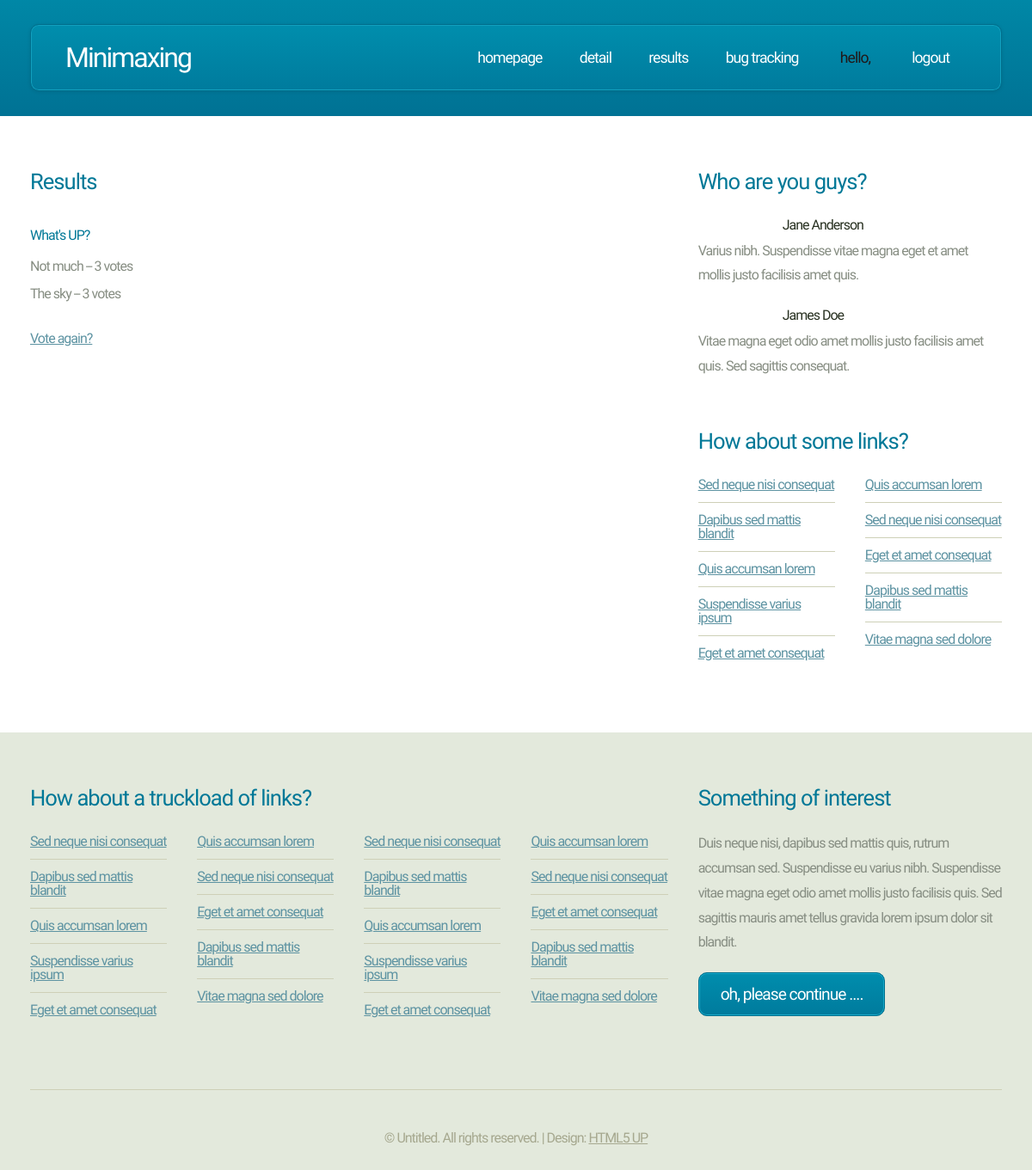
The page /main/1/results/ (signed in) on the database its author committed.
### main/models.py (models this page shows, shortened)
class Question(models.Model):
    question_text = models.CharField(max_length=200)
    pub_date = models.DateTimeField('date published')

class Choice(models.Model):
    question = models.ForeignKey(Question, on_delete=models.CASCADE)
    choice_text = models.CharField(max_length=200)
    votes = models.IntegerField(default=0)

### main/views.py (the view)
# urls.py: path('<int:pk>/results/', views.ResultsView.as_view(), name='results'),
class ResultsView(generic.DetailView):
    model = Question
    template_name = 'main/results.html'

### main/templates/main/results.html (shortened to what this page needs)
{% load static %}
<!DOCTYPE HTML>
<html>
	<head>
		<link rel="stylesheet" href="{% static '\main\assets\css\main.css' %}">
	</head>
	<body>
		<div id="page-wrapper">
				<div id="header-wrapper">
					<div class="container">
						<div class="row">
							<div class="col-12">
								<header id="header">
									<h1><a href="\main\" id="logo">Minimaxing</a></h1>
									<nav id="nav">
										<a href="\main\">Homepage</a>
  								<a href="{% url 'main:detail' question.id %}">Detail</a>
  								<a href="{% url 'main:results' question.id %}">Results</a>
										<a href="\main\bugtracker\">Bug Tracking</a>
																				{% if user.is_authenticated %}
										<b>Hello, {{user.first_name}}</b>
										<a href="\accounts\logout\">Logout</a>
										{% else %}
										<a href="\accounts\login\">Login</a>
										<a href="\accounts\register\">Register</a>
										{% endif %}
									</nav>
								</header>
							</div>
						</div>
					</div>
				</div>
			{% if user.is_authenticated %}
				<div id="main">
					<div class="container">
						<div class="row main-row">
							<div class="col-8 col-12-medium">
								<section>
									<h2>Results</h2>
									<br>
									<h1>{{ question.question_text }}</h1>
<br>
<ul>
{% for choice in question.choice_set.all %}
  <li>{{ choice.choice_text }} -- {{ choice.votes }} vote{{ choice.votes|pluralize }}</li>
		<br>
{% endfor %}
</ul>
<a href="{% url 'main:detail' question.id %}">Vote again?</a>
								</section>
							</div>
							<div class="col-4 col-12-medium">
								<section>
									<h2>Who are you guys?</h2>
									<ul class="small-image-list">
										<li>
											<h4>Jane Anderson</h4>
											<p>Varius nibh. Suspendisse vitae magna eget et amet mollis justo facilisis amet quis.</p>
										</li>
										<li>
											<h4>James Doe</h4>
											<p>Vitae magna eget odio amet mollis justo facilisis amet quis. Sed sagittis consequat.</p>
										</li>
									</ul>
								</section>
								<section>
									<h2>How about some links?</h2>
									<div>
										<div class="row">
											<div class="col-6 col-12-small">
												<ul class="link-list">
													<li><a href="#">Sed neque nisi consequat</a></li>
													<li><a href="#">Dapibus sed mattis blandit</a></li>
													<li><a href="#">Quis accumsan lorem</a></li>
													<li><a href="#">Suspendisse varius ipsum</a></li>
													<li><a href="#">Eget et amet consequat</a></li>
												</ul>
											</div>
											<div class="col-6 col-12-small">
												<ul class="link-list">
													<li><a href="#">Quis accumsan lorem</a></li>
													<li><a href="#">Sed neque nisi consequat</a></li>
													<li><a href="#">Eget et amet consequat</a></li>
													<li><a href="#">Dapibus sed mattis blandit</a></li>
													<li><a href="#">Vitae magna sed dolore</a></li>
												</ul>
											</div>
										</div>
									</div>
								</section>
							</div>
						</div>
					</div>
				</div>
				<div id="footer-wrapper">
					<div class="container">
						<div class="row">
							<div class="col-8 col-12-medium">
								<section>
									<h2>How about a truckload of links?</h2>
									<div>
										<div class="row">
											<div class="col-3 col-6-medium col-12-small">
												<ul class="link-list">
													<li><a href="#">Sed neque nisi consequat</a></li>
													<li><a href="#">Dapibus sed mattis blandit</a></li>
													<li><a href="#">Quis accumsan lorem</a></li>
													<li><a href="#">Suspendisse varius ipsum</a></li>
													<li><a href="#">Eget et amet consequat</a></li>
												</ul>
											</div>
											<div class="col-3 col-6-medium col-12-small">
												<ul class="link-list">
													<li><a href="#">Quis accumsan lorem</a></li>
													<li><a href="#">Sed neque nisi consequat</a></li>
													<li><a href="#">Eget et amet consequat</a></li>
													<li><a href="#">Dapibus sed mattis blandit</a></li>
													<li><a href="#">Vitae magna sed dolore</a></li>
												</ul>
											</div>
											<div class="col-3 col-6-medium col-12-small">
												<ul class="link-list">
													<li><a href="#">Sed neque nisi consequat</a></li>
													<li><a href="#">Dapibus sed mattis blandit</a></li>
													<li><a href="#">Quis accumsan lorem</a></li>
													<li><a href="#">Suspendisse varius ipsum</a></li>
													<li><a href="#">Eget et amet consequat</a></li>
												</ul>
											</div>
											<div class="col-3 col-6-medium col-12-small">
												<ul class="link-list">
													<li><a href="#">Quis accumsan lorem</a></li>
													<li><a href="#">Sed neque nisi consequat</a></li>
													<li><a href="#">Eget et amet consequat</a></li>
													<li><a href="#">Dapibus sed mattis blandit</a></li>
													<li><a href="#">Vitae magna sed dolore</a></li>
												</ul>
											</div>
										</div>
									</div>
								</section>
							</div>
							<div class="col-4 col-12-medium">
								<section>
									<h2>Something of interest</h2>
									<p>Duis neque nisi, dapibus sed mattis quis, rutrum accumsan sed.
									Suspendisse eu varius nibh. Suspendisse vitae magna eget odio amet
									mollis justo facilisis quis. Sed sagittis mauris amet tellus gravida
									lorem ipsum dolor sit blandit.</p>
									<footer class="controls">
										<a href="#" class="button">Oh, please continue ....</a>
									</footer>
								</section>
							</div>
						</div>
						<div class="row">
							<div class="col-12">
								<div id="copyright">
									&copy; Untitled. All rights reserved. | Design: <a href="http://html5up.net">HTML5 UP</a>
								</div>
							</div>
						</div>
					</div>
				</div>
		</div>
										{%else%}
        <h2>Please
								<a href="\accounts\login\">Login</a>&nbsp;Or&nbsp;
							<a href="\accounts\register\">Register</a></h2>
       {%endif%}
	</body>
</html>

### rows shown on the page
Question: question_text "What's UP?"
Choice: choice_text "Not much", votes "3"
Choice: choice_text "The sky", votes "3"
